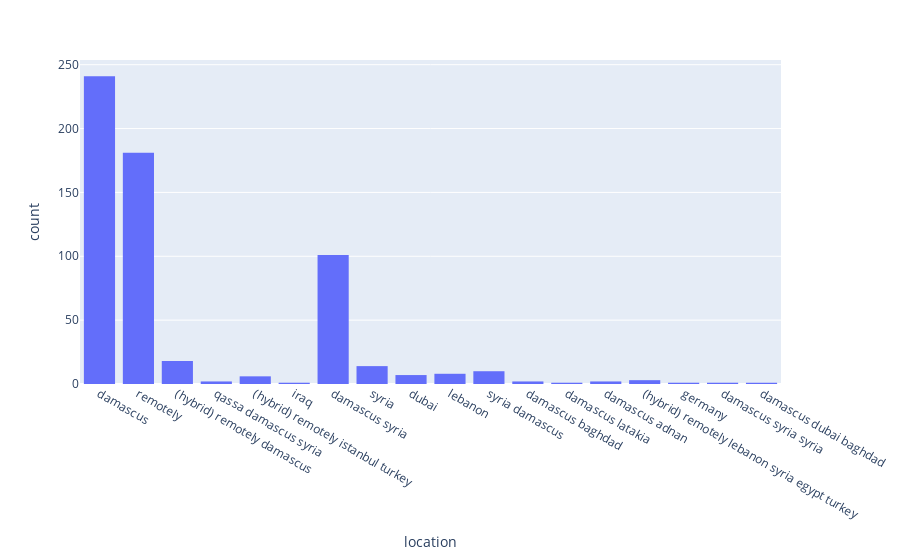

The notebook cell saved with this chart:
### Code cell
px.histogram(data,x='location')

### Figure 1 — Plotly figure (JSON) as saved in the notebook; plotly's stock layout.template omitted (floating-point values rounded to 4 significant figures; data arrays with more than 128 entries replaced by an {"elided": "..."} marker saying what was removed)
{"data": [{"alignmentgroup": "True", "bingroup": "x", "hovertemplate": "location=%{x}<br>count=%{y}<extra></extra>", "legendgroup": "", "marker": {"color": "#636efa", "pattern": {"shape": ""}}, "name": "", "offsetgroup": "", "orientation": "v", "showlegend": false, "type": "histogram", "x": {"elided": "877 str values"}, "xaxis": "x", "yaxis": "y"}], "layout": {"barmode": "relative", "legend": {"tracegroupgap": 0}, "margin": {"t": 60}, "xaxis": {"anchor": "y", "domain": [0, 1], "title": {"text": "location"}}, "yaxis": {"anchor": "x", "domain": [0, 1], "title": {"text": "count"}}}}
